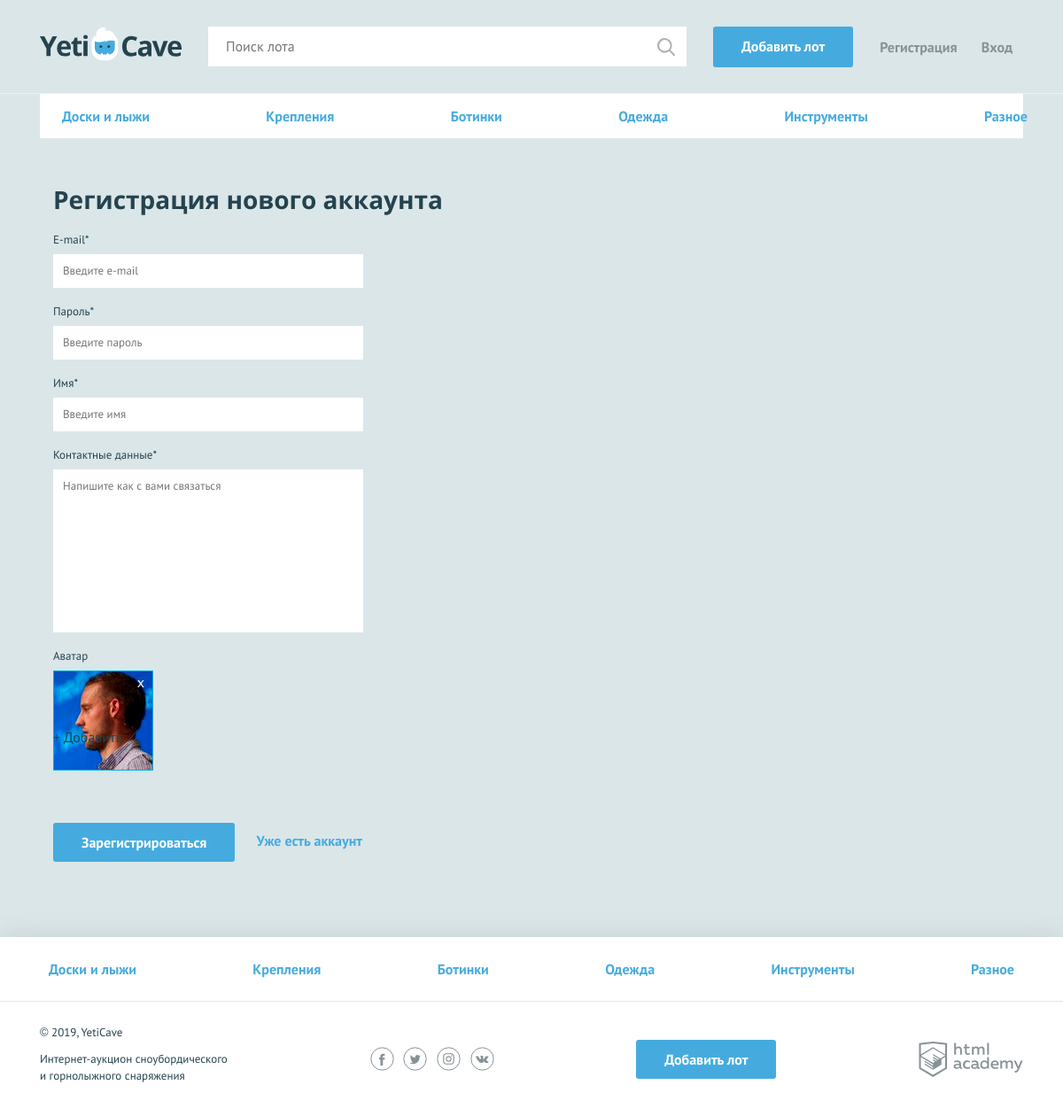
/sign-up.php, run on the app's committed database.
### tables this page shows
CREATE TABLE categories (
  id INT AUTO_INCREMENT PRIMARY KEY,
  cat_name CHAR(50) NOT NULL UNIQUE,
  css_cl CHAR(50)
);

### core/functions.php (called while the page is built, shortened)
<?php
require_once('core/mysql_helper.php');
function include_template($name, $data)
{
    $name = 'templates/' . $name;
    extract($data);
    require $name;
    $result = ob_get_clean();
    return $result;
}
function getAllCategories($link)
{
    $sql = 'SELECT id, cat_name, css_cl FROM categories';
    $categories = db_fetch_data($link, $sql, $categories = []);
    return $categories;
}
function showContent($categories, $page_content, $user_data, $search, $title)
{
    $show_page = include_template('layout.php', [
        'content' => $page_content,
        'categories' => $categories,
        'user_data' => $user_data,
        'search' => $search,
        'title' => $title
    ]);
    return $show_page;
}

### core/mysql_helper.php (called while the page is built, shortened)
<?php
function db_get_prepare_stmt($link, $sql, $data = []) {
    $stmt = mysqli_prepare($link, $sql);
    return $stmt;
}
function db_fetch_data($link, $sql, $data = [])
{
    $result = [];
    $stmt = db_get_prepare_stmt($link, $sql, $data);
    mysqli_stmt_execute($stmt);
    $res = mysqli_stmt_get_result($stmt);
    if ($res) {
    $result = mysqli_fetch_all($res, MYSQLI_ASSOC);
    }
    return $result;
}

### templates/layout.php (the view, shortened to what this page needs)
<!DOCTYPE html>
<html lang="ru">
<head>
    <link href="css/normalize.min.css" rel="stylesheet">
    <link href="css/style.css" rel="stylesheet">
</head>
<body>
<div class="page-wrapper">
<header class="main-header">
    <div class="main-header__container container">
        <a class="main-header__logo">
            <img src="img/logo.svg" width="160" height="39" alt="Логотип компании YetiCave">
        </a>
        <form class="main-header__search" method="get" action="search.php">
        <?php $value = isset($search) ? $search : '';?>
            <input type="search" name="search" placeholder="Поиск лота" value="<?=$value?>">
            <input class="main-header__search-btn" type="submit" name="find" value="Найти">
        </form>
        <a class="main-header__add-lot button" href="add.php">Добавить лот</a>
        <nav class="user-menu">
            <?php if ($user_data['is_auth'] == 0): ?>
            <ul class="user-menu__list">
                <li class="user-menu__item">
                    <a href="sign-up.php">Регистрация</a>
                </li>
                <li class="user-menu__item">
                    <a href="login.php">Вход</a>
                </li>
            </ul>
            <?php endif; ?>
        </nav>
    </div>
</header>
<main class="container">
<?=$content?>
</main>
</div>
<footer class="main-footer">
    <nav class="nav">
        <ul class="nav__list container">
            <?php foreach ($categories as $key => $value): ?>
            <li class="nav__item">
                <a href="pages/all-lots.html"><?=$value['cat_name']?></a>
            </li>
            <?php endforeach?>
        </ul>
    </nav>
    <div class="main-footer__bottom container">
        <div class="main-footer__copyright">
            <p>© 2019, YetiCave</p>
            <p>Интернет-аукцион сноубордического и горнолыжного снаряжения</p>
        </div>
        <div class="main-footer__social social">
            <a class="social__link social__link--facebook" href="#">
            </a>
            <a class="social__link social__link--twitter" href="#">
            </a>
            <a class="social__link social__link--instagram" href="#">
            </a>
            <a class="social__link social__link--vkontakte" href="#">
            </a>
        </div>
        <a class="main-footer__add-lot button" href="add.php">Добавить лот</a>
        <div class="main-footer__developed-by">
            <a class="logo-academy" href="https://htmlacademy.ru/intensive/php">
            </a>
        </div>
    </div>
</footer>
</body>
</html>

### templates/menu.php
<ul class="nav__list container">
<?php foreach ($menu as $key => $value): ?>
    <li class="nav__item">
        <a href="all-lots.html"><?=$value['cat_name']?></a>
    </li>
<?php endforeach?>
</ul>

### css/style.css (style rules this page uses)
html, body { height: 100%; }
.page-wrapper { display: flex; flex-direction: column; min-height: 100%; margin-bottom: -202px; }
.page-wrapper::after { content: ""; display: block; }
.page-wrapper::after { height: 85px; }
main { margin-bottom: 202px; }
body { min-width: 1140px; background-color: #dbe6e9; font-family: "PT Sans", sans-serif; font-weight: 400; font-size: 16px; line-height: 26px; color: #25434e; }
a { text-decoration: none; }
.container { width: 1110px; margin: 0 auto; padding: 0 15px; }
main.container { margin-bottom: 202px; }
.button { display: block; padding: 9px 32px; background-color: #45abde; color: #ffffff; text-align: center; font-weight: 700; border: none; border-radius: 3px; }
.main-header { padding: 30px 0 29px; border-bottom: 1px solid rgba(255, 255, 255, 0.5); }
.main-header__container { display: -webkit-flex; display: -ms-flexbox; display: flex; -webkit-justify-content: flex-start; -ms-flex-pack: start; justify-content: flex-start; }
.main-header__logo { display: block; margin-right: 30px; }
.main-header__search { position: relative; width: 540px; margin-right: 30px; }
.main-header__search input[type="search"] { width: 100%; padding: 8px 19px 9px 19px; border: 1px solid #ffffff; }
.main-header__search-btn { content: ""; position: absolute; top: 3px; right: 3px; width: 20px; height: 20px; padding: 20px; background: url("../img/search.svg") center no-repeat; opacity: 0.3; border: 0; font-size: 0; }
.main-header__add-lot { max-width: 160px; margin-right: 30px; }
.user-menu__list { display: -webkit-flex; display: -ms-flexbox; display: flex; -webkit-justify-content: space-between; -ms-flex-pack: justify; justify-content: space-between; -webkit-flex-wrap: wrap; -ms-flex-wrap: wrap; flex-wrap: wrap; width: 150px; margin: 0; margin-top: 10px; padding: 0; list-style: none; }
.user-menu__item a { color: #879296; font-weight: 700; }
.user-menu { display: -webkit-flex; display: -ms-flexbox; display: flex; }
.main-footer { background-color: #ffffff; box-shadow: 0 0 30px 0 rgba(0, 0, 0, 0.1); }
.main-footer__bottom { display: -webkit-flex; display: -ms-flexbox; display: flex; -webkit-justify-content: space-between; -ms-flex-pack: justify; justify-content: space-between; -webkit-align-items: center; -ms-flex-align: center; align-items: center; padding: 25px 0; }
.main-footer__copyright { max-width: 212px; }
.main-footer__copyright p { margin: 0; margin-bottom: 11px; font-size: 13px; line-height: 19px; }
.main-footer__social { width: 140px; }
.social { display: -webkit-flex; display: -ms-flexbox; display: flex; -webkit-justify-content: space-between; -ms-flex-pack: justify; justify-content: space-between; -webkit-flex-wrap: wrap; -ms-flex-wrap: wrap; flex-wrap: wrap; }
.social__link { width: 27px; height: 27px; }
.logo-academy { display: block; width: 118px; height: 40px; }
.nav { background-color: #ffffff; border-bottom: 1px solid #e1e6e7; }
.nav__list { display: -webkit-flex; display: -ms-flexbox; display: flex; -webkit-justify-content: space-between; -ms-flex-pack: justify; justify-content: space-between; -webkit-flex-wrap: wrap; -ms-flex-wrap: wrap; flex-wrap: wrap; list-style: none; }
.nav__item a { position: relative; display: block; padding: 12px 10px; font-weight: 700; color: #45abde; }
.nav__item a::before { content: ""; display: none; position: absolute; bottom: 0; width: calc(100% - 20px); height: 3px; background-color: #e2e5e6; }
.main-footer .nav__item a { padding: 23px 10px; }

### data on the page
categories: cat_name "Доски и лыжи"
categories: cat_name "Крепления"
categories: cat_name "Ботинки"
categories: cat_name "Одежда"
categories: cat_name "Инструменты"
categories: cat_name "Разное"
